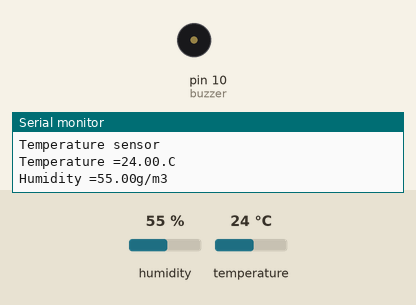
Recording of a sketch running on a simulated Arduino Uno, built with avr-gcc and run on an emulated ATmega328P. On the bench: buzzer (waves = sounding, pin HIGH), the last lines printed to the serial monitor. Inputs (shaded band) come from the test bench; at power-on: temperature 24 °C, humidity 55 %.

Above: at 2.7 s.
2.8 s: temperature set to 38 °C
8.8 s: temperature set to 41 °C
At 11.58 s:
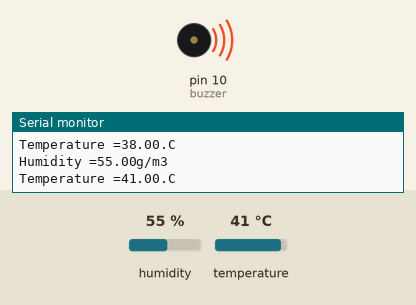
18.2 s: temperature set to 12 °C
At 18.9 s:
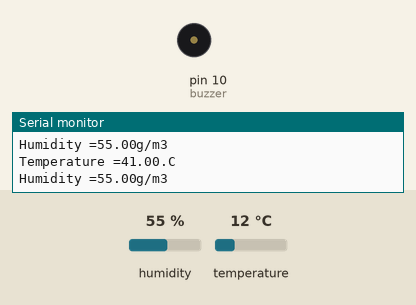
24.2 s: temperature set to 40 °C
At 31.98 s:
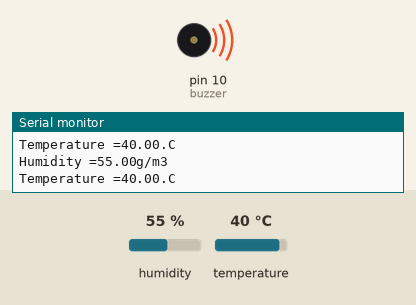
Timing chart, 0 to 33.5 s (numbered marks = the images above; inputs shaded):
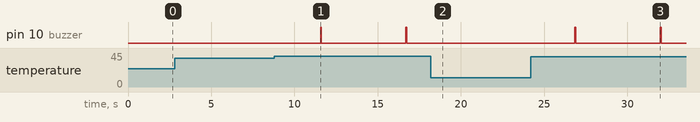

The sketch:

LAB5.ino
```cpp
#include <DHT.h>
#define DHTPIN A0
#define DHTTYPE DHT11
DHT dht(DHTPIN,DHTTYPE);
int buzzer=10;
void setup(){
  pinMode(buzzer, OUTPUT);
  Serial.begin(9600);
  delay(500);
  Serial.println("Temperature sensor\n\n");
  delay(1000);
  dht.begin();
}
void loop(){
  digitalWrite(buzzer, LOW);
  float temperature = dht.readTemperature();
  Serial.print("Temperature =");
  Serial.print(temperature);
  Serial.print(".C");
  Serial.print("\n");
  float humidity = dht.readHumidity();
  Serial.print("Humidity =");
  Serial.print(humidity);
  Serial.print("g/m3");
  Serial.print("\n");
  if(temperature>39)
  {
    beep(50);
  }
  delay(5000);
}
void beep(unsigned char delayms)
{
  digitalWrite(buzzer, HIGH);
  delay(delayms);
  digitalWrite(buzzer, LOW);
  delay(delayms);
}
```

Measured:
- the behaviour switches between 39 and 40 °C on temperature (found by bisection; images 0 and 1)
- after the input at 8.8 s, pin 10 (buzzer): alternates HIGH for 0.05 s and LOW for 5.1 s, starting after 2.8 s
- after the input at 18.2 s, pin 10 (buzzer): stays LOW (without the input it goes to HIGH after 3.6 s)
- after the input at 24.2 s, pin 10 (buzzer): alternates HIGH for 0.05 s and LOW for 5.1 s, starting after 2.6 s
